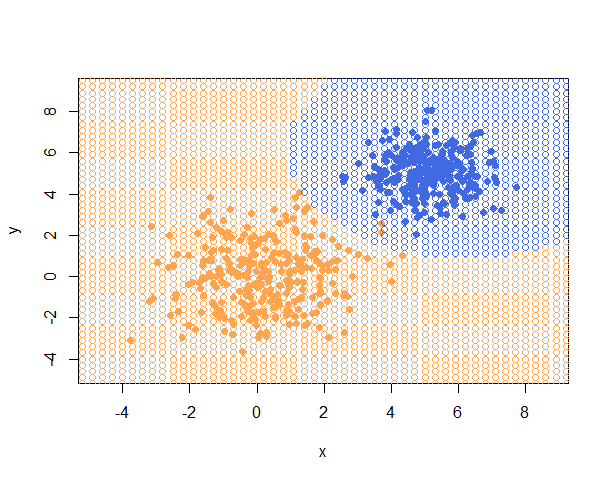

Recreate this plot in R.
library("MASS")

vostanovleniemu <- function(x)
{
  m <- dim(x)[2]
  mu <- matrix(NA, 1, m)
  for(i in 1:m)
  {
    mu[1,i] <- mean(x[,i])
  }
  return(mu)
}

vostanovlenieсovariance <- function(x,mu)
{
  n <- dim(x)[1]
  m <- dim(x)[2]
  sigma <- matrix(0, 1, 1)
  for(i in 1:n)
  {
    sigma <- sigma + ((x[i,]-mu)%*%(t((x[i,]-mu))))
    
    
  }
  return(sigma/(n-1))
}

naiv <- function(x,mu,sigma,P)
{
  p <- log(1,P)
  p <- 0
  sigma <- as.numeric(sigma)
  pyj <- (1/(sqrt(2*pi*sigma^2)))*exp(-((x-mu)^2)/(2*sigma^2))
  p <- p+log(pyj[1,1])+log(pyj[1,2])
  
  return(p)
}

n <- 300
sigma1 <- matrix(c(2, 0, 0, 2),2,2)
sigma2 <- matrix(c(1, 0, 0, 1),2,2)

mu1 <- c(0, 0)
mu2 <- c(5, 5)

xy1 <- mvrnorm(n=n, mu = mu1, Sigma = sigma1)
xy2 <- mvrnorm(n=n, mu = mu2, Sigma = sigma2)

plotxmin <- min(xy1[,1], xy2[,1]) - 1
plotymin <- min(xy1[,2], xy2[,2]) - 1
plotxmax <- max(xy1[,1], xy2[,1]) + 1
plotymax <- max(xy1[,2], xy2[,2]) + 1
plot(xy1[,1],xy2[,2], type="n", xlab = "x", ylab = "y", xlim=c(plotxmin, plotxmax), ylim = c(plotymin, plotymax))

colors <- c("tan1", "royalblue")
points(xy1, pch=21, col=colors[1], bg=colors[1])
points(xy2, pch=21, col=colors[2], bg=colors[2])

mu1 <- vostanovleniemu(xy1)
mu2 <- vostanovleniemu(xy2)

sigma1 <-vostanovlenieсovariance(xy1,mu1)
sigma2 <-vostanovlenieсovariance(xy2,mu2)

x <- -10
while(x < 10) 
{
  y<--10
  while (y < 10) 
  {
    z <- c(x,y)  
    
    c1 <- naiv(z,mu1,sigma1,0.5)
    c<-0
    
    c2 <- naiv(z,mu2,sigma2,0.5)
    if(c1 > c2)  
    {
      class <- 1
    }else{
      class <- 2
    }
    points(z[1], z[2], pch = 21, col = colors[class])
    y <- y+0.3
  }
  x <- x+0.3
}
